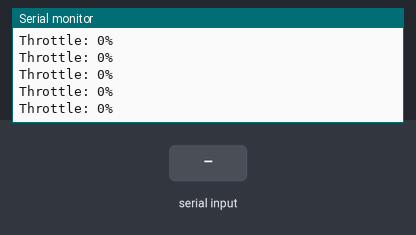
A sketch run on a simulated Arduino Uno, built with avr-gcc and run on an emulated ATmega328P. Parts: the last lines printed to the serial monitor. Inputs (shaded band) come from the test bench.

Above: at 6.2 s.
6.3 s: "2" received over Serial
At 7.4 s:
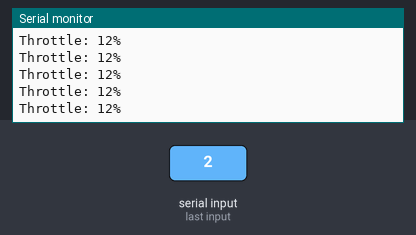
9.3 s: "9" received over Serial
At 9.9 s:
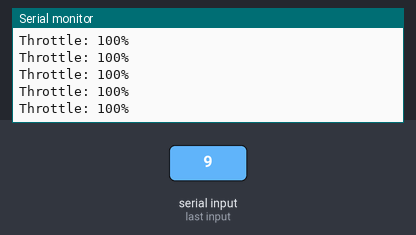
12.3 s: "0" received over Serial
At 13.3 s:
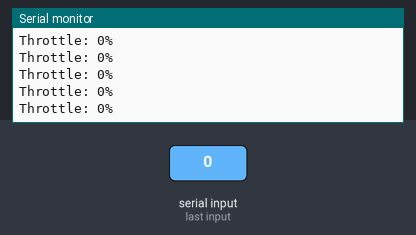
Timing chart, 0 to 15.3 s (numbered marks = the images above; inputs shaded):
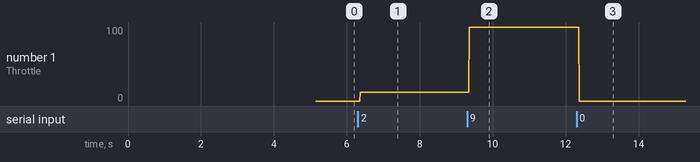

The sketch:

ControlTry5.ino
```cpp
int armingTime;
int pin = 9;
int counter = 0;
int pulseTime = 1100;
boolean highSpeed = true;

void setup() {
  Serial.begin(9600);

  pinMode(pin, OUTPUT);

  lowThrottleSim();

  Serial.println("Enter 0-9 to adjust motor speed.");
  Serial.println("Enter h or 1 to change the speed range.");

}

void loop() {
  digitalWrite(pin, HIGH);
  delayMicroseconds(pulseTime);
  digitalWrite(pin, LOW);
  delay(10-(pulseTime/1000));


  while(Serial.available() > 0){
        readSerialVal();
    }

  if(Serial.available() == 0){
        Serial.print("Throttle: ");
        Serial.print((pulseTime-1100)/8);
        Serial.println("%");
    }
}

void readSerialVal(){
  switch(Serial.read()){
      case '0':
        setTimingParams(1100);
        break;
      case '1':
        setTimingParams(1150);
        break;
      case '2':
        setTimingParams(1200);
        break;
      case '3':
        setTimingParams(1300);
        break;
      case '4':
        setTimingParams(1400);
        break;
      case '5':
        setTimingParams(1500);
        break;
      case '6':
        setTimingParams(1600);
        break;
      case '7':
        setTimingParams(1700);
        break;
      case '8':
        setTimingParams(1800);
        break;
      case '9':
        setTimingParams(1900);
        break;
      case 'h':
        highSpeed = true;
        setTimingParams(pulseTime);
        break;
    }
  }

void setTimingParams(int newPulseTimeVal){
  if(highSpeed){
      pulseTime = newPulseTimeVal;
   } else{
      pulseTime = 1025 + (newPulseTimeVal/10);
   }
}

void lowThrottleSim(){
    for(armingTime = 0; armingTime<500; armingTime++){
        digitalWrite(pin, HIGH);
        delayMicroseconds(pulseTime);
        digitalWrite(pin, LOW);
        delay(10-(pulseTime/1000));
      }
}
```

Measured:
- after the input at 6.3 s, the serial monitor: prints a new line after 0.07 s (image 1)
- after the input at 9.3 s, the serial monitor: prints a new line after 0.06 s (image 2)
- after the input at 12.3 s, the serial monitor: prints a new line after 0.07 s (image 3)
- plotted number 1: 0 → 12 after the input at 6.3 s, 12 → 100 after the input at 9.3 s, 100 → 0 after the input at 12.3 s
